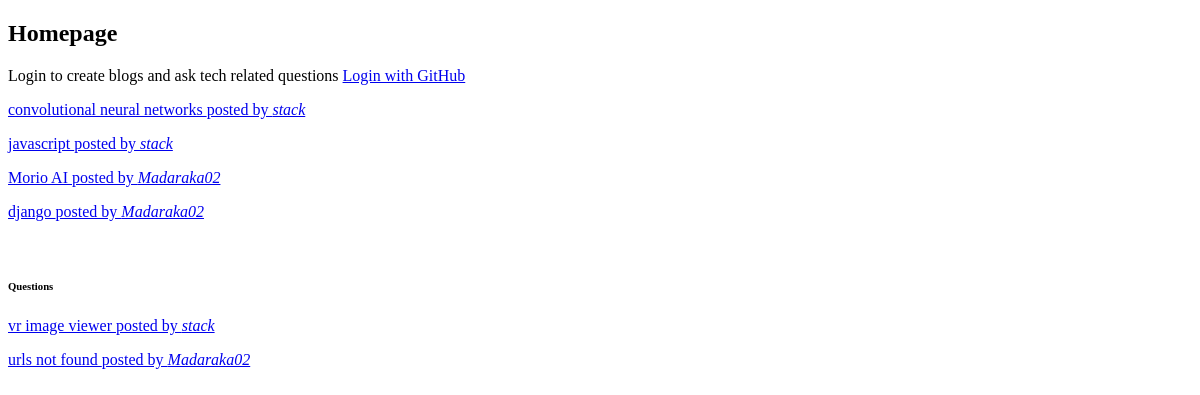
/, run on an earlier commit of the app's database.
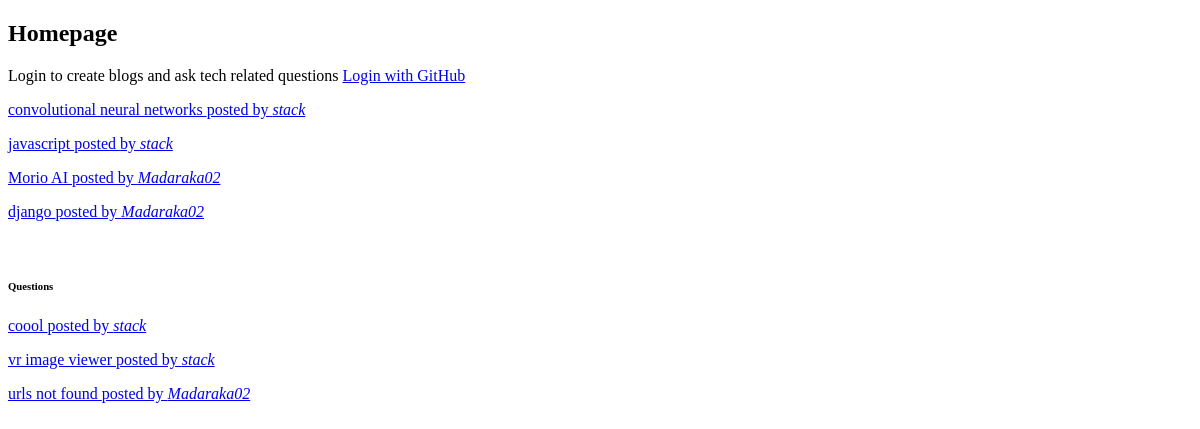
And on a later commit of the database.
### accounts/models.py (models this page shows, shortened)
class Blog(models.Model):
    title = models.CharField(max_length=300, null=True)
    author = models.ForeignKey(User, on_delete=models.CASCADE)
    image = models.FileField(null=True, upload_to='blog/images')
    slug = models.SlugField(null=True)
    content = RichTextField()
    date_added = models.DateTimeField(auto_now_add=True)
    likes = models.ManyToManyField(User, related_name="likes", blank=True)

### stack/models.py (models this page shows, shortened)
class Question(models.Model):
    title = models.CharField(max_length=300, null=True)
    author = models.ForeignKey(User, on_delete=models.CASCADE)
    content = RichTextField()
    slug = models.SlugField(null=True)
    date_added = models.DateTimeField(auto_now_add=True)

### stack/views.py (the view)
# urls.py: 2. Add a URL to urlpatterns:  path('', views.home, name='home')
def home(request):
    blogs = Blog.objects.all().order_by('-id')
    questions = Question.objects.all().order_by('-id')
    context ={
        'blogs':blogs,
        'questions':questions
    }
    return render(request, 'stack/home.html', context)

### templates/stack/home.html (shortened to what this page needs)
<!DOCTYPE html>
<html lang="en">
<head>
</head>
<body>
  <h2>Homepage</h2>
  {% if request.user.is_authenticated %}
    <p>Hello {{ user.username }}!</p>
    <a href="{% url 'postblog' %}">create a blog</a>
    <a href="{% url 'postqn' %}">Ask Question</a>
    <a href="{% url 'user_page' %}">View all your blogs</a>
    {% else %}
     Login to create blogs and ask tech related questions <a href="{% url 'social:begin' 'github' %}">Login with GitHub</a><br>
    {% endif %}
<div>
  {% for blog in blogs %}
  <p>
    <a href="{% url 'blog_details' blog.slug %}">
    {{blog.title}} posted by <i>{{blog.author}}</i></a></p>
  {% endfor %}
  <br>
  <h6>Questions</h6>
  {% for question  in questions %}
  <p>
    <a href="{% url 'question_details' question.slug %}">
    {{question.title}} posted by <i>{{question.author}}</i></a></p>
  {% endfor %}
</div>
</body>
</html>

What changed in the data, as far as the page shows it:
added Question: title "coool", author "stack"
